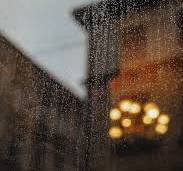
#> input picture LAB_01/sample.jpg, 183 x 171 px
$ python task4.py
#> lines starting #> are read from the running program, lines starting #| are printed output that depends on the picture
import numpy as np
from PIL import Image
import matplotlib.pyplot as plt

# Load the image
image = Image.open("sample.jpg").convert("RGB")
#> image is the input picture: PIL image 183x171 RGB; mean R, G, B 92.9, 78.5, 66.8
img = np.array(image)

# Downsampling factor
N = 8

# Original dimensions and memory
original_shape = img.shape
#> original_shape = (171, 183, 3)
original_memory = img.nbytes
#> original_memory = 93879

# 1. Downsample using NumPy striding
downsampled = img[::N, ::N, :]
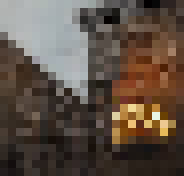
#> downsampled: shape (22, 23, 3) (shown 8 times larger); mean R, G, B 93.9, 79.8, 68.6

# 2. Re-expand using np.repeat()
expanded = np.repeat(
    np.repeat(downsampled, N, axis=0),
    N,
    axis=1
)

# Make sure expanded image has the same dimensions as original
expanded = expanded[:img.shape[0], :img.shape[1], :]
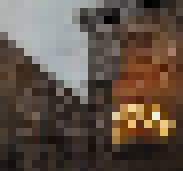
#> expanded: shape (171, 183, 3); mean R, G, B 95.5, 81.3, 69.9

# 3. Calculate reductions

# Reduction per spatial axis
height_reduction = (1 - downsampled.shape[0] / img.shape[0]) * 100
#> height_reduction = 87.13
width_reduction = (1 - downsampled.shape[1] / img.shape[1]) * 100
#> width_reduction = 87.43

# Memory reduction
memory_savings = (
    1 - downsampled.nbytes / original_memory
) * 100
#> memory_savings = 98.38

# Print results
print("--- DOWNSAMPLING ANALYSIS (N = 8) ---")

print(
    f"Original Shape     : {original_shape} | "
    f"Memory: {original_memory:,} bytes"
)
#| Original Shape     : (171, 183, 3) | Memory: 93,879 bytes

print(
    f"Downsampled Shape   : {downsampled.shape} | "
    f"Memory: {downsampled.nbytes:,} bytes"
)
#| Downsampled Shape   : (22, 23, 3) | Memory: 1,518 bytes

print(
    f"Re-expanded Shape   : {expanded.shape} | "
    f"Visual: Blocky Pixelation"
)
#| Re-expanded Shape   : (171, 183, 3) | Visual: Blocky Pixelation

print(
    f"Dimension Reduction : {height_reduction:.2f}% "
    f"reduction per axis"
)
#| Dimension Reduction : 87.13% reduction per axis

print(
    f"Memory Savings      : {memory_savings:.2f}% data reduction"
)
#| Memory Savings      : 98.38% data reduction

# Display original and pixelated images
plt.figure(figsize=(12, 5))

plt.subplot(1, 2, 1)
plt.imshow(img)
plt.title("Original Image")
plt.axis("off")

plt.subplot(1, 2, 2)
plt.imshow(expanded)
plt.title("Pixelated Image (N=8)")
plt.axis("off")

plt.tight_layout()
plt.show()
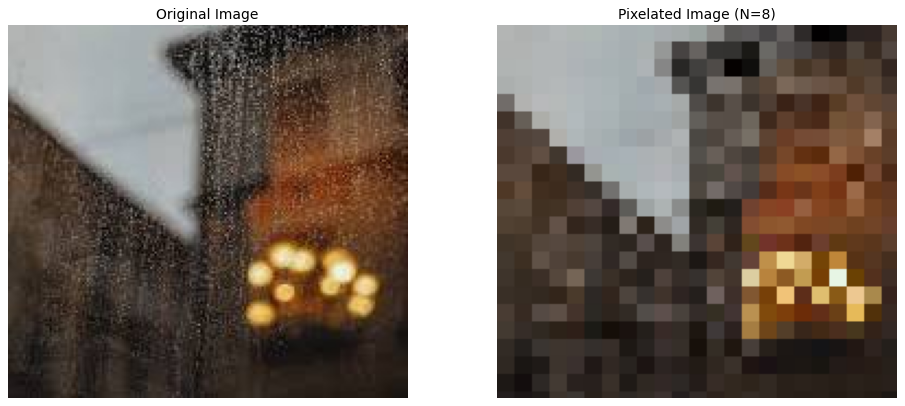
#> figure drawn by matplotlib, 2 panels
